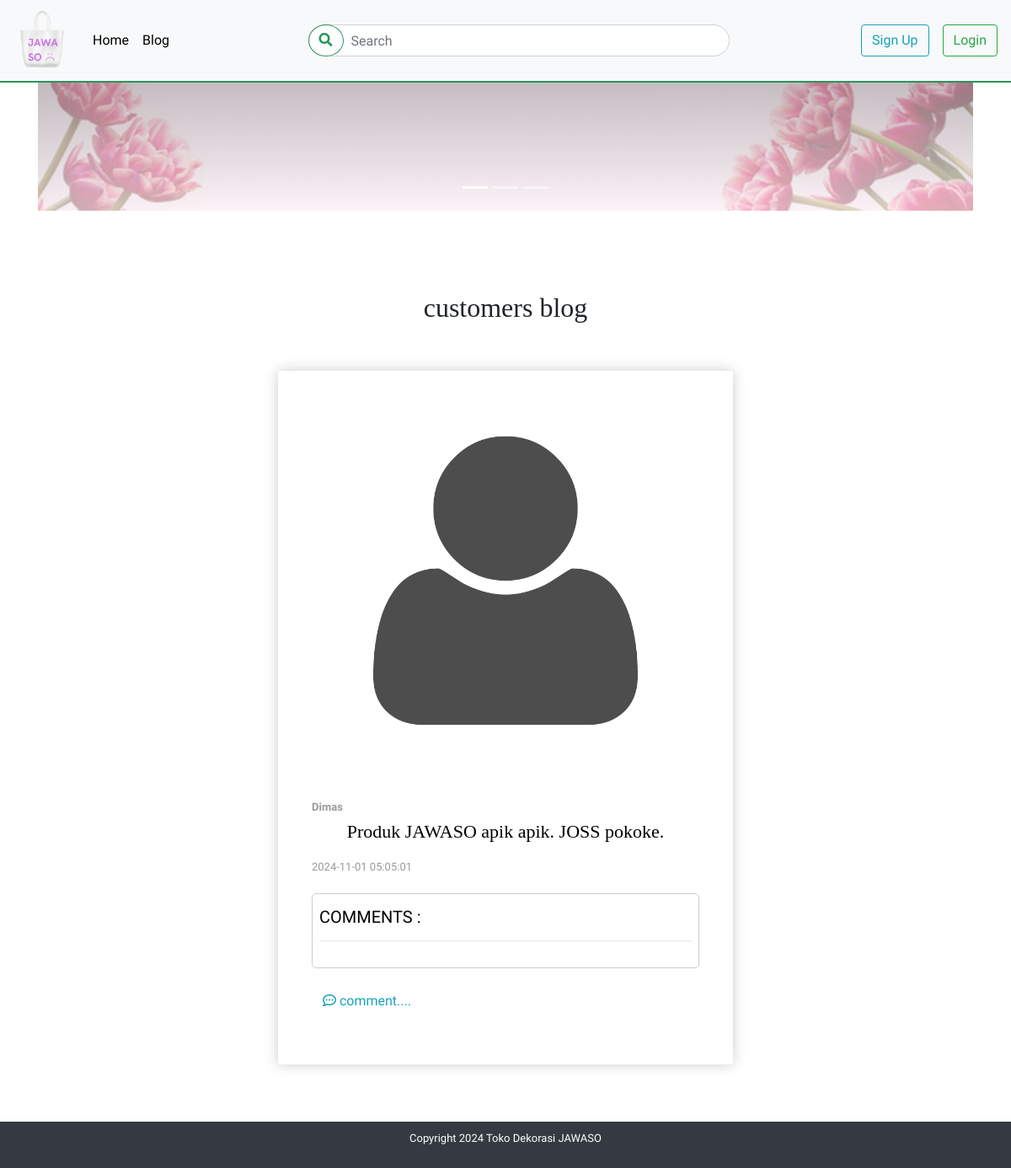
/blog/blog.php, run on the app's committed database.
### tables this page shows
CREATE TABLE `blog` (
  `blogId` int(11) NOT NULL,
  `message` text NOT NULL,
  `time_blog` timestamp NOT NULL DEFAULT current_timestamp() ON UPDATE current_timestamp(),
  `customerId` int(11) NOT NULL
);

CREATE TABLE `customers` (
  `id` int(11) NOT NULL,
  `name` varchar(20) NOT NULL,
  `email` varchar(50) NOT NULL,
  `password` varchar(12) NOT NULL,
  `phone` varchar(12) NOT NULL,
  `address` varchar(256) NOT NULL,
  `image_user` text DEFAULT 'pp.png',
  `tgl_lahir` date DEFAULT NULL
);

### init.php (called while the page is built)
<?php
$root_path = "/serkom";

### blog/blog.php (the view, shortened to what this page needs)
<?php
include_once  "../init.php";
include "../genral/functions.php";
include "../shared/header.php" ;
 include "../shared/nav.php" ;
 $slecet = "SELECT * FROM customers JOIN blog ON customers.id = blog.customerId";
$s = mysqli_query($connectSQL ,$slecet );
$numRow = mysqli_num_rows($s);
 ?>
<section id="blog">
    <div class="product_carousel">
        <div class="container">
        <div class="Advertisement">
    <div id="carouselExampleIndicators" class="carousel slide" data-ride="carousel">
  <ol class="carousel-indicators">
    <li data-target="#carouselExampleIndicators" data-slide-to="0" class="active"></li>
    <li data-target="#carouselExampleIndicators" data-slide-to="1"></li>
    <li data-target="#carouselExampleIndicators" data-slide-to="2"></li>
  </ol>
  <div class="carousel-inner">
    <div class="carousel-item active">
    <div class="overlay"></div>
      <img src="<?php echo $root_path ?>/image/slide1.jpg" class="d-block w-100" alt="...">
    </div>
  </div>
</div>
    </div>
            <div class="content_blog py-5">
                        <h2 class="wow animate__backInLeft text-center py-5">customers <span>blog</span></h2>
                        <?php if($numRow > 0  ): ?>
                        <?php foreach($s as $data){ ?>
                        <div class="row">
                            <div class="col-md-6 mx-auto">
                                <div class="trainer-item wow animate__backInLeft">
                                    <img class="card-img" src="../user/upload_user_image/<?php echo $data['image_user'] ?>" alt="">
                                    <div class="down-content pb-3">
                                        <span class="font-weight-bold" ><?php echo $data['name'] ;?></span>
                                        <h4 class="text-center"><?php echo $data['message'] ;?></h4>
                                        <span><?php echo $data['time_blog']; ?></span>
                                        <div class="box-comment">
                                          <h5>COMMENTS :</h5>
                                          <hr>
                                        </div>
                                        <a href="<?php echo $root_path ?>/blog/blog.php?add=<?php echo $data['blogId']; ?> " class="btn text-info" ><i class="far fa-comment-dots"></i> comment....</a>
                                    </div>
                                </div>
                            </div>
                        </div>
                        <?php }?>
                        </div>
                    </div>
                    <?php else : ?>
                    <div class="not_found">
                    </div>
                    <?php endif; ?>
    </div>
</section>
<?php include "../shared/footer.php" ?>

### css/main.css (style rules this page uses)
body { font-family: 'Oswald', sans-serif; font-family: 'Playfair Display', serif; font-family: 'Roboto Condensed', sans-serif; }
h1,h2,h3,h4,button { font-family: 'Oswald', sans-serif; font-family: 'Playfair Display', serif; }
.Advertisement .overlay { height: 100%; width: 100%; position: absolute; background: linear-gradient(rgba(0, 0, 0, 0.356) ,rgba(255, 255, 255, 0.315)); }
.Advertisement .carousel-item { height: 250px; width: 100%; overflow: hidden; }
.Advertisement .carousel-item img { width: 100%; height: 100%; object-fit: cover; object-position: top; }
.content_blog .trainer-item { color: black; background-color: #fff; margin-bottom: 20px; padding: 40px; box-shadow: 0 0 15px rgba(0, 0, 0, 0.205); }
.content_blog .trainer-item .card-img { width: 100%; margin-bottom: 20px; }
.content_blog .trainer-item .down-content span { font-size: 13px; color: #999; }
.content_blog .trainer-item .down-content h4 { font-size: 22px; margin: 5px 0 15px; }
.content_blog .box-comment { margin: 20px 0; padding: 15px 8px; border: 1px solid #ccc; border-radius: 5px; }

### data on the page
blog: customerId.image_user (picture), customerId.name "Dimas", message "Produk JAWASO apik apik. JOSS pokoke.", time_blog "2024-11-01 05:05:01"
